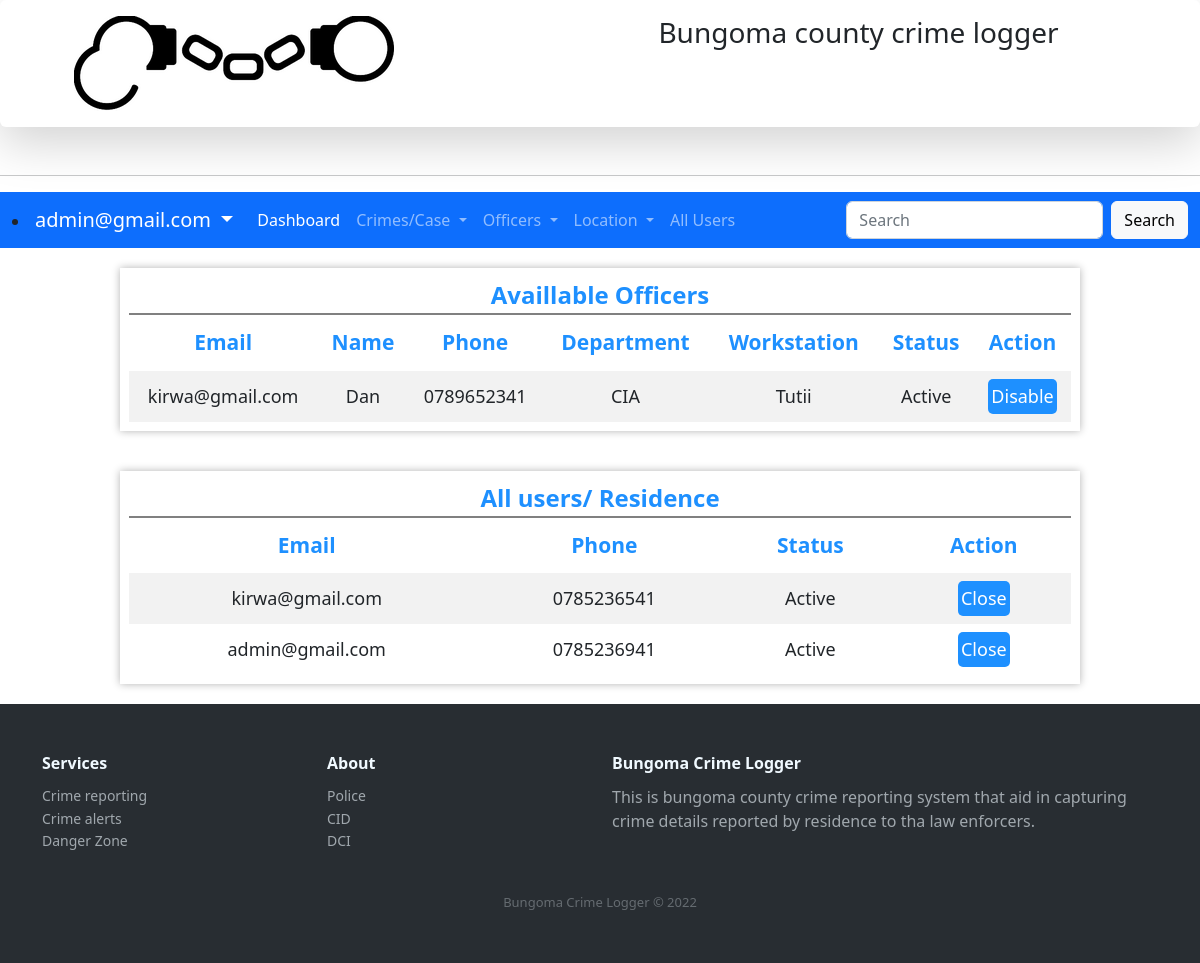
Before: /systemusers.php (signed in) with the older database file.
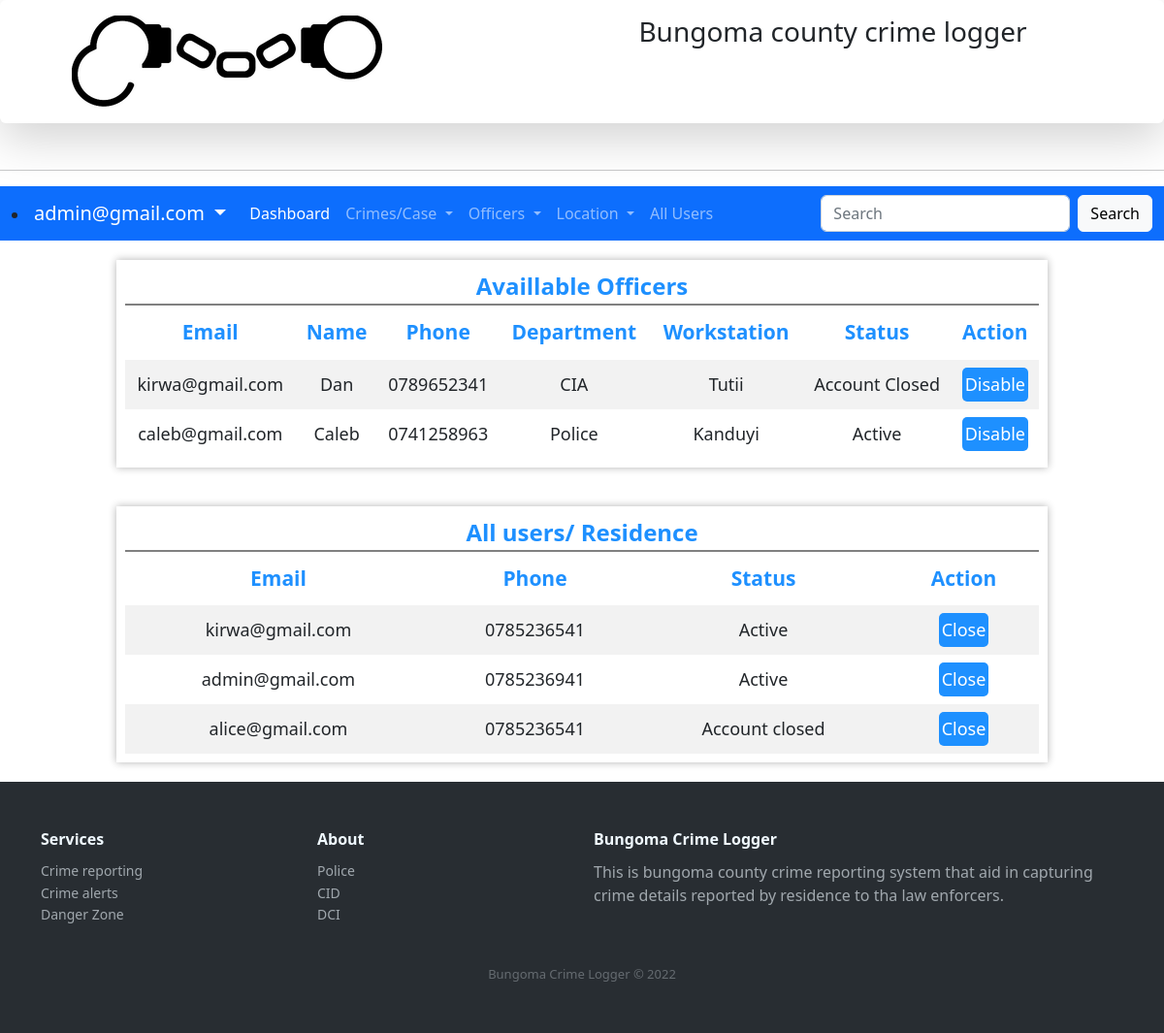
After: the same page with the newer database file.
### tables this page shows
CREATE TABLE IF NOT EXISTS `tblofficers` (
  `officerID` int(12) NOT NULL AUTO_INCREMENT,
  `firstname` varchar(255) NOT NULL,
  `othername` varchar(255) NOT NULL,
  `phone` varchar(255) NOT NULL,
  `email` varchar(255) NOT NULL,
  `gender` varchar(6) NOT NULL,
  `officernumber` int(12) NOT NULL,
  `departmentID` int(12) NOT NULL,
  `workstationID` int(12) NOT NULL,
  `dateadded` date NOT NULL,
  `dateupdated` date NOT NULL,
  `status` int(1) NOT NULL,
  PRIMARY KEY (`officerID`),
  KEY `derp` (`departmentID`),
  KEY `station` (`workstationID`)
);

CREATE TABLE IF NOT EXISTS `tbldepartment` (
  `departmentId` int(12) NOT NULL AUTO_INCREMENT,
  `departmentName` varchar(255) NOT NULL,
  `description` varchar(255) NOT NULL,
  `dateadded` date NOT NULL,
  `dateupdated` date NOT NULL,
  `status` int(1) NOT NULL,
  PRIMARY KEY (`departmentId`)
);

CREATE TABLE IF NOT EXISTS `tblworkstation` (
  `workstationID` int(12) NOT NULL AUTO_INCREMENT,
  `workstation` varchar(255) NOT NULL,
  `description` varchar(255) NOT NULL,
  `dateadded` date NOT NULL,
  `dateupdated` date NOT NULL,
  `departmentID` int(12) NOT NULL,
  `status` int(1) NOT NULL,
  PRIMARY KEY (`workstationID`),
  KEY `depwrok` (`departmentID`)
);

CREATE TABLE IF NOT EXISTS `tblresidence` (
  `residenceID` int(12) NOT NULL AUTO_INCREMENT,
  `residenceIdNumber` varchar(12) NOT NULL,
  `firstname` varchar(255) NOT NULL,
  `othername` varchar(255) NOT NULL,
  `gender` varchar(6) NOT NULL,
  `phone` varchar(255) NOT NULL,
  `email` varchar(255) NOT NULL,
  `countyID` int(12) NOT NULL,
  `consituencyID` int(12) NOT NULL,
  `wardID` int(12) NOT NULL,
  `village` varchar(255) NOT NULL,
  `photo` varchar(255) NOT NULL,
  `datecreated` date NOT NULL,
  `dateupdated` date NOT NULL,
  `status` int(1) NOT NULL,
  PRIMARY KEY (`residenceID`),
  UNIQUE KEY `email` (`email`),
  KEY `wardres` (`wardID`),
  KEY `countyres` (`countyID`),
  KEY `constres` (`consituencyID`)
);

### systemusers.php (the view, shortened to what the changed rows need)
<?php require_once('Connections/crimecon.php'); ?>
<?php
$maxRows_AllusersinSystem = 10;
$pageNum_AllusersinSystem = 0;
$startRow_AllusersinSystem = $pageNum_AllusersinSystem * $maxRows_AllusersinSystem;
$query_AllusersinSystem = "SELECT tblresidence.email, tblresidence.phone, tblresidence.status FROM tblresidence";
$query_limit_AllusersinSystem = sprintf("%s LIMIT %d, %d", $query_AllusersinSystem, $startRow_AllusersinSystem, $maxRows_AllusersinSystem);
$AllusersinSystem = mysql_query($query_limit_AllusersinSystem, $crimecon) or die(mysql_error());
$row_AllusersinSystem = mysql_fetch_assoc($AllusersinSystem);
$query_AllOfficers = "SELECT tblofficers.email, tblofficers.firstname, tblofficers.phone, tblofficers.status, tbldepartment.departmentName, tblworkstation.workstation FROM tblofficers, tblworkstation, tbldepartment WHERE tblworkstation.workstationID = tblofficers.workstationID AND tbldepartment.departmentId = tblofficers.departmentID";
$AllOfficers = mysql_query($query_AllOfficers, $crimecon) or die(mysql_error());
$row_AllOfficers = mysql_fetch_assoc($AllOfficers);
?>
<!DOCTYPE html PUBLIC "-//W3C//DTD XHTML 1.0 Transitional//EN" "http://www.w3.org/TR/xhtml1/DTD/xhtml1-transitional.dtd">
<html xmlns="http://www.w3.org/1999/xhtml">
<head>
<link rel="stylesheet" type="text/css" href="customcss/navigation.css">
<link rel="stylesheet" type="text/css" href="customcss/myelements.css">
<link rel="stylesheet" type="text/css" href="customcss/admin.css">
<link rel="stylesheet" type="text/css" href="customcss/popupanalysis.css">
<link rel="stylesheet" type="text/css" href="css/bootstrap.min.css">
<link rel="stylesheet" href="https://cdnjs.cloudflare.com/ajax/libs/ionicons/2.0.1/css/ionicons.min.css">
</head>
<body>
<div class="scroll-table">
  <div class="table-holder">
<table>
  <thead>
  <tr>
    <th>Email</th>
    <th>Name</th>
    <th>Phone</th>
    <th>Department</th>
    <th>Workstation</th>
    <th>Status</th>
    <th>Action</th>
  </tr>
  </thead>
  <tbody>
  <?php do { ?>
    <tr>
      <td><?php echo $row_AllOfficers['email']; ?></td>
      <td><?php echo $row_AllOfficers['firstname']; ?></td>
      <td><?php echo $row_AllOfficers['phone']; ?></td>
      <td><?php echo $row_AllOfficers['departmentName']; ?></td>
      <td><?php echo $row_AllOfficers['workstation']; ?></td>
      <td><?php  if ($row_AllOfficers['status'] == 1){
         echo "Active";
      }else{
        echo "Account Closed";
      }
    ?></td>
    <td>
      <form action="officerregistration.php" method="POST" name="formdiasbleofficer" id="disableoffiser1"> <button class="myActionbutton" value="<?php echo $row_AllOfficers['email']; ?>" name="btndisableofficer">Disable</button>
      </form>
    </td>
    </tr>
    <?php } while ($row_AllOfficers = mysql_fetch_assoc($AllOfficers)); ?>
    </tbody>
</table>
</div>
</div>
<div class="scroll-table">
  <div class="table-holder">
    <table>
      <thead>
  <tr>
    <th>Email</th>
    <th>Phone</th>
    <th>Status</th>
    <th>Action</th>
  </tr>
  </thead>
  <tbody>
 <?php do { ?>
          <tr>
            <td><?php echo $row_AllusersinSystem['email']; ?></td>
            <td><?php echo $row_AllusersinSystem['phone']; ?></td>
            <td><?php if ($row_AllusersinSystem['status'] == 1) {
            	echo "Active";
            }else{
            	echo "Account closed";
            } ?></td>
            <td><form action="systemusers.php" method="POST" name="formclosecrime" id="closecrime1"> <button class="myActionbutton" value="<?php echo $row_AllusersinSystem['email']; ?>" name="btndelete">Close</button>
      </form></td>
          </tr>
          <?php } while ($row_AllusersinSystem = mysql_fetch_assoc($AllusersinSystem)); ?>
    </tbody>
</table>
  </div>
  </div>
</body>
</html>

Changed rows visible on the page:
changed tblofficers "kirwa@gmail.com": status "Active" → "Account Closed"
added tblofficers: email "caleb@gmail.com", firstname "Caleb", phone "0741258963", departmentID.departmentName "Police", workstationID.workstation "Kanduyi", status "Active"
added tblresidence: email "alice@gmail.com", phone "0785236541", status "Account closed"
